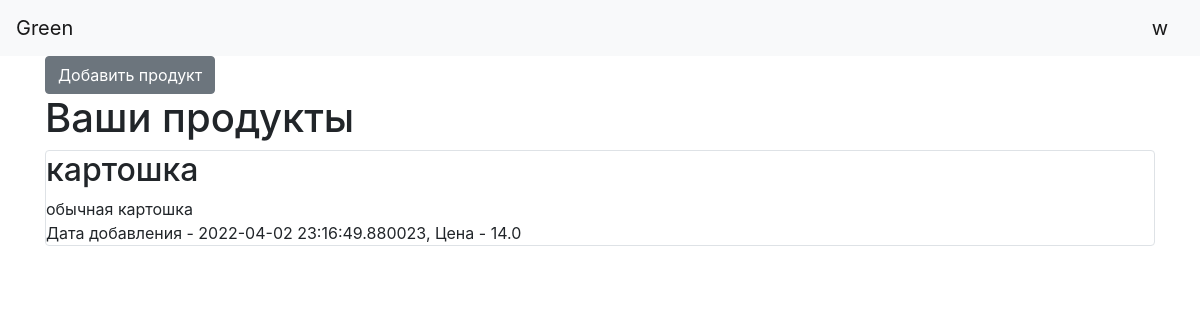
Page /my_products (signed in) on the earlier database version.
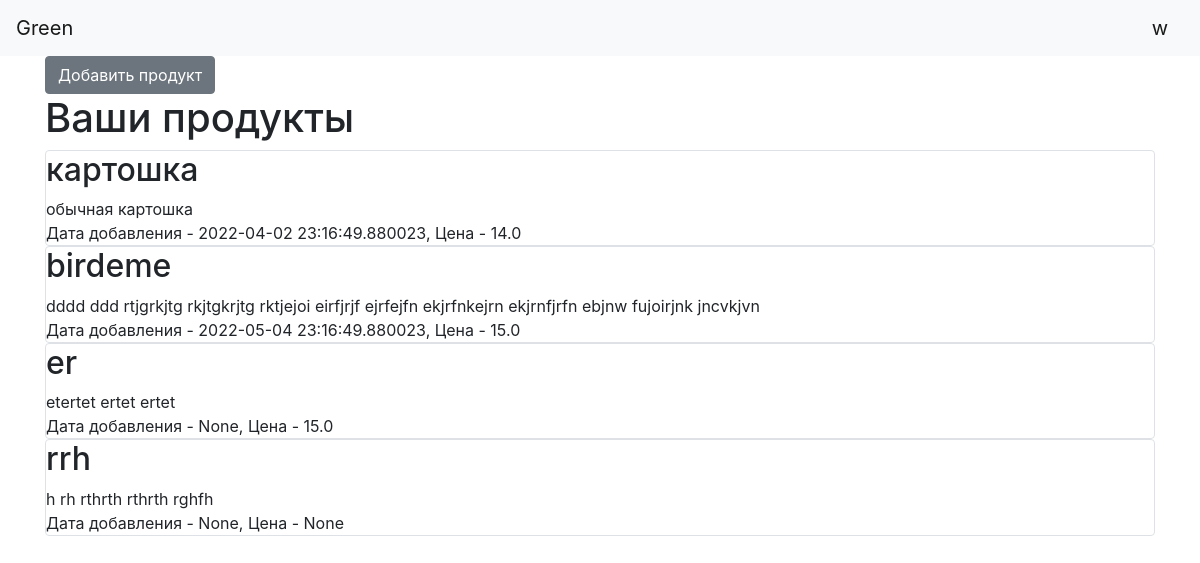
Same page on the later database version.
### data/users.py (models this page shows, shortened)
class User(SqlAlchemyBase, UserMixin, SerializerMixin):
    __tablename__ = 'users'
    id = sqlalchemy.Column(sqlalchemy.Integer,
                           primary_key=True, autoincrement=True)
    login = sqlalchemy.Column(sqlalchemy.String, nullable=True)
    email = sqlalchemy.Column(sqlalchemy.String,
                              index=True, unique=True, nullable=True)
    hashed_password = sqlalchemy.Column(sqlalchemy.String, nullable=True)
    created_date = sqlalchemy.Column(sqlalchemy.DateTime,
                                     default=datetime.datetime.now)

### data/product.py (models this page shows)
class Products(SqlAlchemyBase):
    __tablename__ = 'products'
    id = sqlalchemy.Column(sqlalchemy.Integer,
                           primary_key=True, autoincrement=True)
    title = sqlalchemy.Column(sqlalchemy.String, nullable=True)
    description = sqlalchemy.Column(sqlalchemy.String, nullable=True)
    price = sqlalchemy.Column(sqlalchemy.Float, nullable=True)
    created_date = sqlalchemy.Column(sqlalchemy.DateTime,
                                     default=datetime.datetime.now)
    company_id = sqlalchemy.Column(sqlalchemy.Integer,
                                   sqlalchemy.ForeignKey("companies.id"))
    company = orm.relation('Company')

### main.py (the view)
@app.route('/my_products')
@login_required
def my_products():
    db_sess = db_session.create_session()
    products = db_sess.query(Products).filter()
    return render_template("products_company.html", products=products)

### data/db_session.py (called while the page is built)
def create_session() -> Session:
    global __factory
    return __factory()

### main.py (called while the page is built)
@login_manager.user_loader
def load_user(user_id):
    db_sess = db_session.create_session()
    return db_sess.query(User).get(user_id) or db_sess.query(Company).get(user_id)

### templates/products_company.html
{% extends "base.html" %}
{% block content %}
{% if current_user.is_authenticated %}
    <a href="add_products" class="btn btn-secondary">Добавить продукт</a>
{% endif %}
<h1>Ваши продукты</h1>
{% for item in products%}
<div class="col-md6 border rounded">
    <h2>{{item.title}}</h2>
    <div>
        {{item.description}}
    </div>
    <div>
        Дата добавления - {{item.created_date}}, Цена - {{item.price}}
    </div>
</div>
{% endfor %}
{% endblock %}

### templates/base.html (shortened to what this page needs)
<!doctype html>
<html lang="en">
<head>
    <link rel="stylesheet"
          href="https://stackpath.bootstrapcdn.com/bootstrap/4.4.1/css/bootstrap.min.css"
>
</head>
<body>
<header>
    <nav class="navbar navbar-light bg-light">
        <a class="navbar-brand" href="#">Green</a>
        {% if current_user.is_authenticated %}
        <a class="navbar-brand" href="/profile">{{ current_user.login }}</a>
        {% else %}
        <p>
        <a class="btn btn-warning" href="/register">Зарегистрироваться</a>
        <a class="btn btn-success" href="/login">Войти</a>
        </p>
        {% endif %}
    </nav>
</header>
<main role="main" class="container">
    {% block content %}{% endblock %}
</main>
</body>
</html>

Differences in the rows shown:
added Products: title "birdeme", description "dddd ddd rtjgrkjtg rkjtgkrjtg rktjejoi eirfjrjf ejrfejfn ekjrfnkejrn ekjrnfjrfn ebjnw fujoirjnk jncvkjvn", created_date "2022-05-04 23:16:49.880023", price "15.0"
added Products: title "er", description "etertet ertet ertet", created_date "None", price "15.0"
added Products: title "rrh", description "h rh rthrth rthrth rghfh", created_date "None", price "None"
